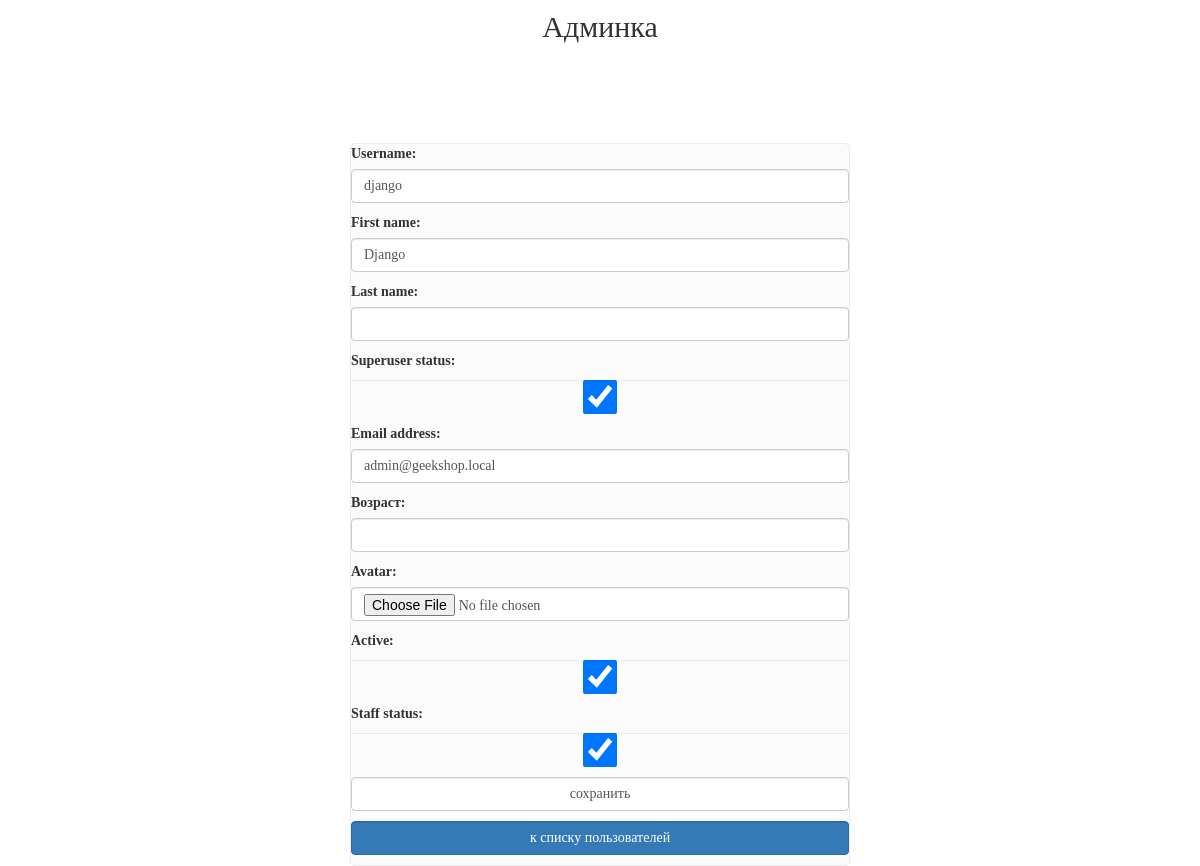
/my/admin/user/update/1/ (signed in), run on an earlier commit of the app's database.
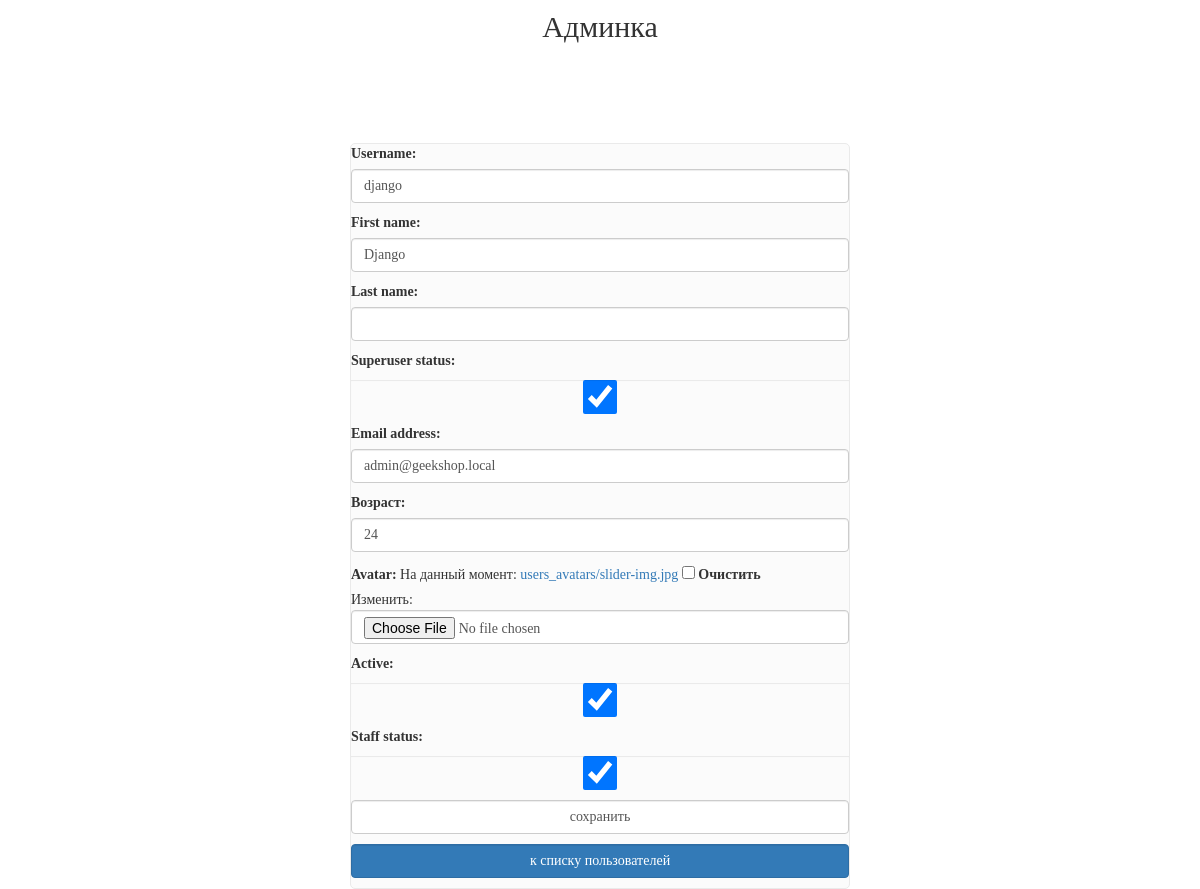
And on a later commit of the database.
### authapp/models.py (models this page shows)
class ShopUser(AbstractUser):
    age = models.PositiveSmallIntegerField('Возраст', null=True)
    avatar = models.ImageField(upload_to='users_avatars', blank=True)
    id_for_friends = models.CharField('Код для пригашения друзей', max_length=8, blank=True)

### adminapp/views.py (the view)
# urls.py: path('user/update/<int:pk>/', adminapp.UserUpdateView.as_view(), name='user_update'),
class UserUpdateView(SuperUserOnlyMixin, PageTitleMixin, UpdateView):
    model = ShopUser
    success_url = reverse_lazy('my_admin:index')
    form_class = AdminShopUserUpdateForm
    page_title = 'Редактирование пользователя'

### adminapp/forms.py (shortened to what this page needs)
class AdminShopUserUpdateForm(UserChangeForm):
    class Meta:
        model = ShopUser
        fields = (
            'username', 'first_name', 'last_name', 'is_superuser',
            'password', 'email', 'age', 'avatar', 'is_active', 'is_staff'
        )
    def __init__(self, *args, **kwargs):
        super().__init__(*args, **kwargs)
        for field_name, field in self.fields.items():
            if field_name == 'password':
                field.widget = forms.HiddenInput()
            else:
                field.widget.attrs['class'] = 'form-control'
                field.help_text = ''

### adminapp/views.py (called while the page is built)
    @method_decorator(user_passes_test(lambda x: x.is_superuser))
    def dispatch(self, request, *args, **kwargs):
        return super().dispatch(request, *args, **kwargs)

    def get_context_data(self, **kwargs):
        context = super().get_context_data(**kwargs)
        context['title'] = self.page_title
        return context

### adminapp/templates/authapp/shopuser_form.html (shortened to what this page needs)
{% extends 'adminapp/base.html' %}
{% load static %}
{% block container %}
    <div class="login">
        <form class="form-horizontal" method="post" enctype="multipart/form-data">
            {{ form.as_p }}
            <input class="form-control" type="submit" value="сохранить">
        </form>
        <a href="{% url 'my_admin:index' %}"
           class="btn btn-primary form-control last">
            к списку пользователей
        </a>
    </div>
{% endblock %}

What changed in the data, as far as the page shows it:
changed ShopUser "django": age (not shown) → "24"
Also different on the page:
form field as_p: (not shown) → "☐"
text no longer shown: "Username: First name: Last name: Superuser status: Email address: Возраст: Avatar: Active: Staff status:"
text now shown: "Username: First name: Last name: Superuser status: Email address: Возраст: Avatar: На данный момент: users_avatars/slider-img.jpg Очистить Изменить: Active: Staff status:"
